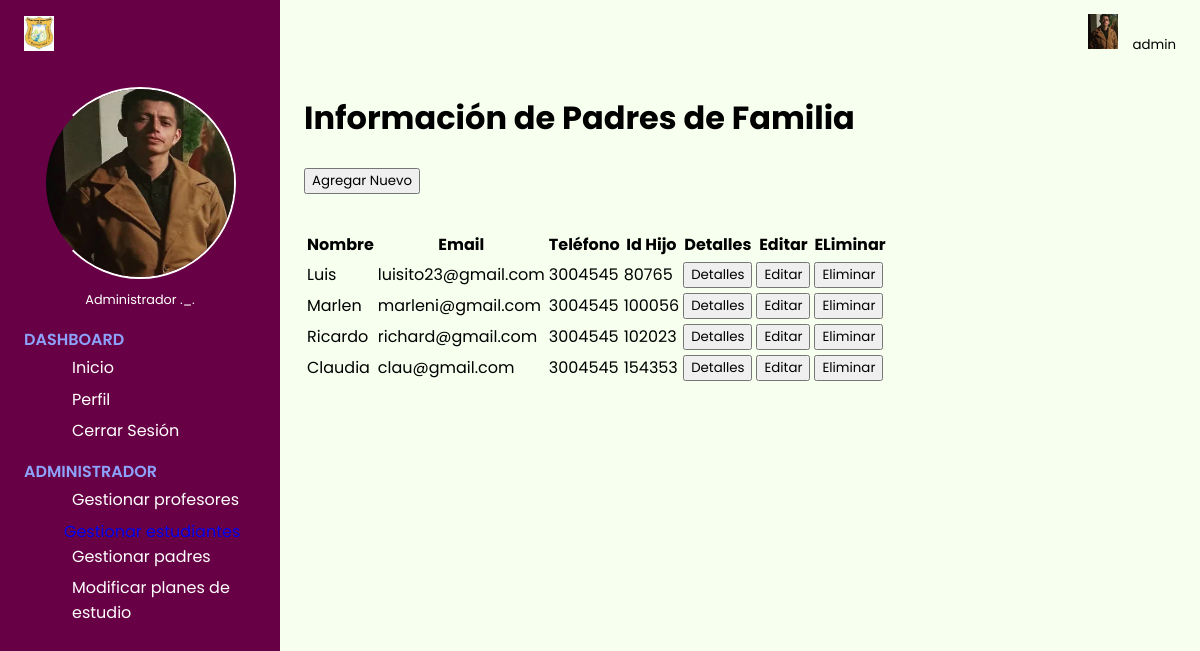
Screenshot of /logic/administrador/gestionarPadre.php with the database file from the repository.
### tables this page shows
CREATE TABLE `padre` (
  `id` int(11) NOT NULL,
  `nombre` varchar(50) NOT NULL,
  `profesion` varchar(50) NOT NULL,
  `email` varchar(50) NOT NULL,
  `telefono` varchar(50) NOT NULL,
  `idEs` int(11) NOT NULL,
  `contrasena` varchar(50) NOT NULL
);

### config/db.php (called while the page is built, shortened)
<?php
    class DataBase{
        function connect(){
            $servername = "localhost";
            $username = "root";
            $password = "";
            $dbname = "colegiosga";
            $url=mysqli_connect($servername,$username,$password) or die("No se pudo conectar a la base de datos" .mysqli_error($url));
            mysqli_select_db($url,$dbname) or die("No se pudo seleccionar a la base de datos" .mysqli_error($url));
            return $url;
        }
    }
?>

### logic/padre/crud_padre.php (called while the page is built, shortened)
<?php
class Crud_padre {
    private $conexion;
    public function __construct($conexion) {
        $this->conexion = $conexion;
    }
    public function obtenerTodos() {
        $query = "SELECT * FROM padre";
        $result = mysqli_query($this->conexion, $query);
        $padres = [];
        if (mysqli_num_rows($result) > 0) {
            while ($row = $result->fetch_assoc()) {
                $padres[] = $row;
            }
        }else {
            return null;
        }
        return $padres;
    }
}
?>

### logic/administrador/gestionarPadre.php (the view, shortened to what this page needs)
<?php
include '../../pages/Dashboard/adminDs.php';
include("../../logic/padre/crud_padre.php");
$crud_p = new Crud_padre($db->connect());
$padres = $crud_p->obtenerTodos();
?>
<!DOCTYPE html>
<html lang="es">
    <div class="main-content">
        <main>
        <h1>Información de Padres de Familia</h1>
        <br>
        <button class="boton" onclick="location.href='../../logic/administrador/agregarPadre.php?admin=<?php echo $admin['email']; ?>';">Agregar Nuevo</button>
        <div class="page-header inicio">
                <table>
                    <thead>
                        <tr>
                            <th>Nombre</th>
                            <th>Email</th>
                            <th>Teléfono</th>
                            <th>Id Hijo</th>
                            <th>Detalles</th>
                            <th>Editar</th>
                            <th>ELiminar</th>
                        </tr>
                    </thead>
                    <tbody>
                        <?php foreach ($padres as $padre): ?>
                            <tr>
                                <td><?php echo htmlspecialchars($padre['nombre']); ?></td>
                                <td><?php echo htmlspecialchars($padre['email']); ?></td>
                                <td><?php echo htmlspecialchars($padre['telefono']); ?></td>
                                <td><?php echo htmlspecialchars($padre['idEs']); ?></td>
                                <td><button class="boton" onclick="location.href='../../logic/administrador/infoPadre.php?admin=<?php echo $admin['email']; ?>&padre=<?php echo $padre['email']; ?>';">Detalles</button></td>
                                <td><button class="boton" onclick="location.href='../../logic/administrador/editarPadre.php?admin=<?php echo $admin['email']; ?>&padre=<?php echo $padre['email']; ?>';">Editar</button></td>
                                <td><button class="boton" onclick="location.href='../../logic/administrador/eliminarPadre.php?admin=<?php echo $admin['email']; ?>&padre=<?php echo $padre['email']; ?>';">Eliminar</button></td>
                            </tr>
                        <?php endforeach; ?>
                    </tbody>
                </table>
            </div>
        </main>
    </div>
</body>
</html>

### css/dashboard.css (style rules this page uses)
:root { --color-main: #680045; }
* { font-family: 'Poppins', sans-serif; box-sizing: border-box; text-decoration: none; list-style-type: none; margin: 0; }
.main-content { margin-left: 280px; }
main { padding: 1.5rem; background: #f7ffef; min-height: calc(100vh - 70px); }
.page-header { display: flex; justify-content: space-between; margin: 35px 0 0 0; }

### rows the page displays
padre: nombre "Luis", email "luisito23@gmail.com", telefono "3004545", idEs "80765"
padre: nombre "Marlen", email "marleni@gmail.com", telefono "3004545", idEs "100056"
padre: nombre "Ricardo", email "richard@gmail.com", telefono "3004545", idEs "102023"
padre: nombre "Claudia", email "clau@gmail.com", telefono "3004545", idEs "154353"
